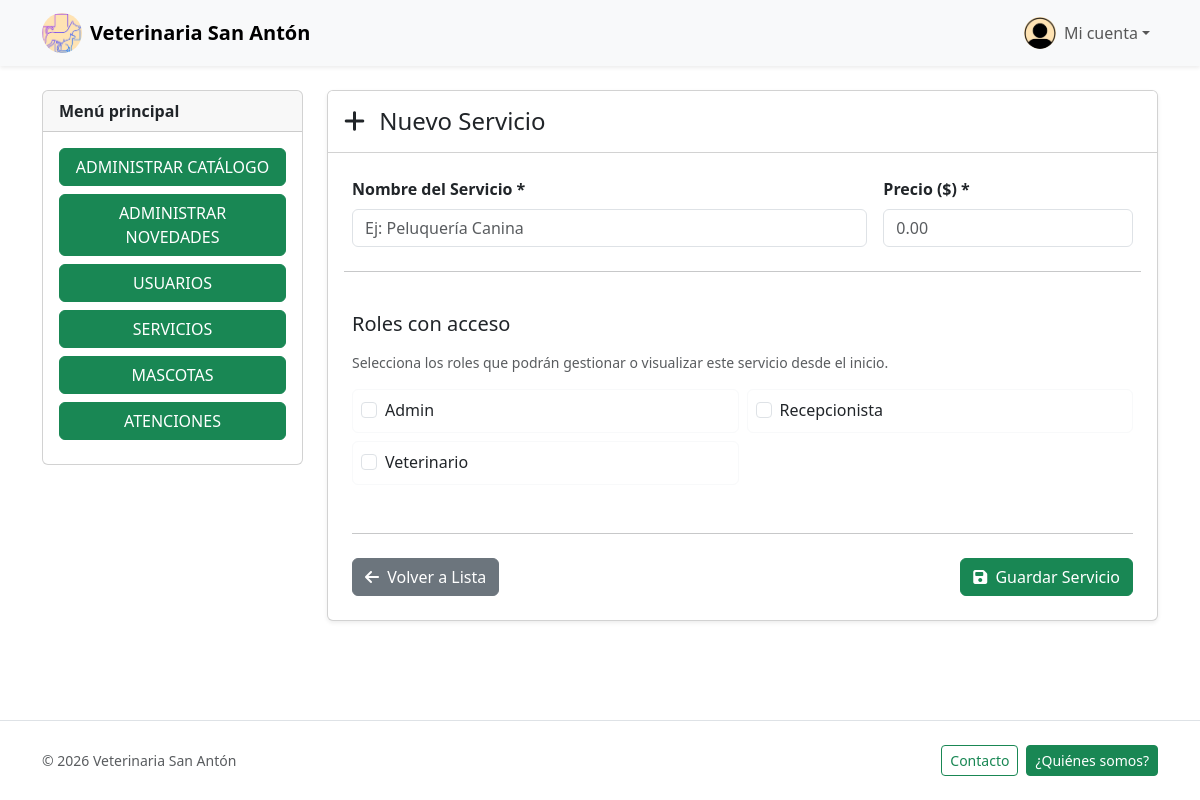
The app's page /servicios/crear.php (signed in) with its own data.
### tables this page shows
CREATE TABLE `roles` (
  `id`     INT(11)      NOT NULL AUTO_INCREMENT,
  `nombre` VARCHAR(100) NOT NULL,
  PRIMARY KEY (`id`)
);

### src/Modules/Servicios/ServicioRepository.php (called while the page is built, shortened)
<?php
class ServicioRepository
{
    public static function getAllRoles()
    {
        $db = DB::getConn();
        $result = $db->query("SELECT * FROM roles ORDER BY nombre ASC");
        return $result->fetch_all(MYSQLI_ASSOC);
    }
}

### src/Modules/Servicios/ServicioService.php (called while the page is built, shortened)
<?php
class ServicioService
{
    public static function getAllRoles()
    {
        return ServicioRepository::getAllRoles();
    }
}

### public/servicios/crear.php (the view, shortened to what this page needs)
<?php
include_once __DIR__ . "/../../src/Templates/header.php";
$all_roles = ServicioService::getAllRoles();
?>
<div class="container py-4">
    <div class="row g-4">
        <aside class="col-md-4 col-lg-3 d-none d-md-block">
            <div class="card sticky-top" style="top: 1rem;">
                <div class="card-header fw-semibold">Menú principal</div>
                <div class="card-body d-grid gap-2">
                    <?php include_once __DIR__ . "/../../src/Templates/menu_lateral.php"; ?>
                </div>
            </div>
        </aside>
        <div class="col-12 col-md-8 col-lg-9">
            <div class="card shadow-sm">
                <div class="card-header bg-white py-3">
                    <h1 class="h4 mb-0">
                        <i class="fas fa-plus me-2"></i>
                        Nuevo Servicio
                    </h1>
                </div>
                <div class="card-body p-4">
                    <form action="crear.php" method="POST">
                        <div class="row g-3">
                            <div class="col-md-8">
                                <label for="nombre" class="form-label fw-bold">Nombre del Servicio *</label>
                                <input type="text" name="nombre" id="nombre" class="form-control"
                                    placeholder="Ej: Peluquería Canina" required>
                            </div>
                            <div class="col-md-4">
                                <label for="precio" class="form-label fw-bold">Precio ($) *</label>
                                <input type="number" step="0.01" name="precio" id="precio" class="form-control"
                                    placeholder="0.00" required>
                            </div>
                            <hr class="my-4">
                            <div class="col-12">
                                <h5 class="mb-3">Roles con acceso</h5>
                                <p class="small text-muted mb-3">Selecciona los roles que podrán gestionar o visualizar este servicio desde el inicio.</p>
                                <div class="row row-cols-1 row-cols-sm-2 g-2">
                                    <?php foreach ($all_roles as $rol): ?>
                                        <div class="col">
                                            <div class="card h-100 border-light hover-light">
                                                <div class="card-body p-2">
                                                    <div class="form-check">
                                                        <input class="form-check-input" type="checkbox" name="roles[]"
                                                            value="<?php echo $rol['id']; ?>"
                                                            id="rol_<?php echo $rol['id']; ?>">
                                                        <label class="form-check-label d-block cursor-pointer" for="rol_<?php echo $rol['id']; ?>">
                                                            <?php echo ucfirst(htmlspecialchars($rol['nombre'])); ?>
                                                        </label>
                                                    </div>
                                                </div>
                                            </div>
                                        </div>
                                    <?php endforeach; ?>
                                </div>
                            </div>
                            <div class="col-12 mt-4">
                                <hr class="my-4">
                                <div class="d-flex gap-2 flex-wrap justify-content-between">
                                    <a href="index.php" class="btn btn-secondary">
                                        <i class="fas fa-arrow-left me-1"></i> Volver a Lista
                                    </a>
                                    <button type="submit" class="btn btn-success">
                                        <i class="fas fa-save me-1"></i> Guardar Servicio
                                    </button>
                                </div>
                            </div>
                        </div>
                    </form>
                </div>
            </div>
        </div>
    </div>
</div>
<?php include_once __DIR__ . "/../../src/Templates/footer.php"; ?>

### public/css/style.css (style rules this page uses)
:root { --brand-green: #198754; }
html, body { height: 100%; }
body { display: flex; flex-direction: column; }

### public/servicios/crear.php (style rules this page uses)
.cursor-pointer { cursor: pointer; }

### records on screen
roles: nombre "Admin"
roles: nombre "Recepcionista"
roles: nombre "Veterinario"
